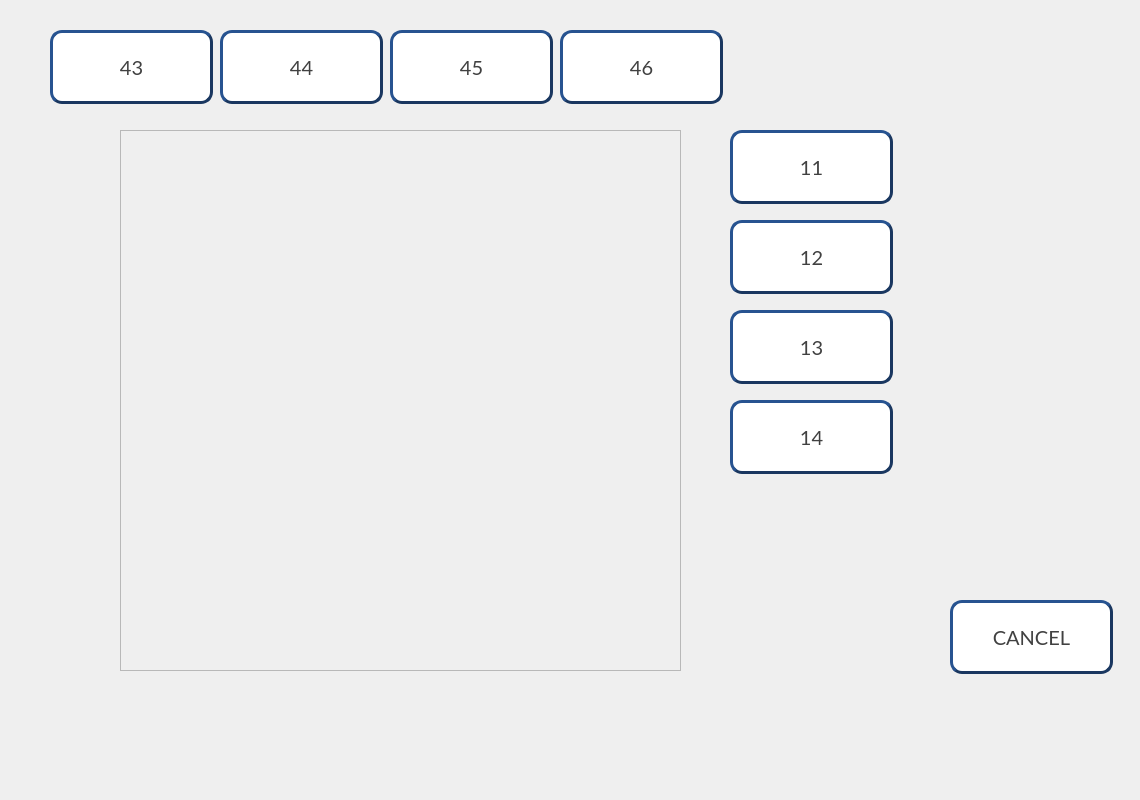
<?xml version="1.0" encoding="UTF-8"?>
<ui version="4.0">
 <class>HNS_Debug_GPIO_Screen</class>
 <widget class="QWidget" name="HNS_Debug_GPIO_Screen">
  <property name="geometry">
   <rect>
    <x>0</x>
    <y>0</y>
    <width>1140</width>
    <height>800</height>
   </rect>
  </property>
  <property name="windowTitle">
   <string>Form</string>
  </property>
  <widget class="QPushButton" name="PB_Debug_GPIO_45">
   <property name="geometry">
    <rect>
     <x>390</x>
     <y>30</y>
     <width>163</width>
     <height>74</height>
    </rect>
   </property>
   <property name="font">
    <font>
     <family>Lato</family>
     <pointsize>15</pointsize>
    </font>
   </property>
   <property name="styleSheet">
    <string notr="true">QPushButton{
	background-color:#FFFFFF;
	color:#414141;
	border-style:outset;
	border-width:3px;
	border-color:#1A3760;
	border-radius:12px
}

QPushButton:checked{
	background-color:#1A3760;
	color:#FFFFFF;
}</string>
   </property>
   <property name="text">
    <string>45</string>
   </property>
   <property name="checkable">
    <bool>true</bool>
   </property>
  </widget>
  <widget class="QPushButton" name="PB_Debug_GPIO_43">
   <property name="geometry">
    <rect>
     <x>50</x>
     <y>30</y>
     <width>163</width>
     <height>74</height>
    </rect>
   </property>
   <property name="font">
    <font>
     <family>Lato</family>
     <pointsize>15</pointsize>
    </font>
   </property>
   <property name="styleSheet">
    <string notr="true">QPushButton{
	background-color:#FFFFFF;
	color:#414141;
	border-style:outset;
	border-width:3px;
	border-color:#1A3760;
	border-radius:12px
}

QPushButton:checked{
	background-color:#1A3760;
	color:#FFFFFF;
}</string>
   </property>
   <property name="text">
    <string>43</string>
   </property>
   <property name="checkable">
    <bool>true</bool>
   </property>
  </widget>
  <widget class="QPlainTextEdit" name="PTE_DbGPIO">
   <property name="enabled">
    <bool>false</bool>
   </property>
   <property name="geometry">
    <rect>
     <x>120</x>
     <y>130</y>
     <width>561</width>
     <height>541</height>
    </rect>
   </property>
  </widget>
  <widget class="QPushButton" name="PB_Debug_GPIO_44">
   <property name="geometry">
    <rect>
     <x>220</x>
     <y>30</y>
     <width>163</width>
     <height>74</height>
    </rect>
   </property>
   <property name="font">
    <font>
     <family>Lato</family>
     <pointsize>15</pointsize>
    </font>
   </property>
   <property name="styleSheet">
    <string notr="true">QPushButton{
	background-color:#FFFFFF;
	color:#414141;
	border-style:outset;
	border-width:3px;
	border-color:#1A3760;
	border-radius:12px
}

QPushButton:checked{
	background-color:#1A3760;
	color:#FFFFFF;
}</string>
   </property>
   <property name="text">
    <string>44</string>
   </property>
   <property name="checkable">
    <bool>true</bool>
   </property>
  </widget>
  <widget class="QPushButton" name="PB_Debug_GPIO_46">
   <property name="geometry">
    <rect>
     <x>560</x>
     <y>30</y>
     <width>163</width>
     <height>74</height>
    </rect>
   </property>
   <property name="font">
    <font>
     <family>Lato</family>
     <pointsize>15</pointsize>
    </font>
   </property>
   <property name="styleSheet">
    <string notr="true">QPushButton{
	background-color:#FFFFFF;
	color:#414141;
	border-style:outset;
	border-width:3px;
	border-color:#1A3760;
	border-radius:12px
}

QPushButton:checked{
	background-color:#1A3760;
	color:#FFFFFF;
}</string>
   </property>
   <property name="text">
    <string>46</string>
   </property>
   <property name="checkable">
    <bool>true</bool>
   </property>
  </widget>
  <widget class="QPushButton" name="PB_Debug_GPIO_Cancel">
   <property name="geometry">
    <rect>
     <x>950</x>
     <y>600</y>
     <width>163</width>
     <height>74</height>
    </rect>
   </property>
   <property name="font">
    <font>
     <family>Lato</family>
     <pointsize>15</pointsize>
    </font>
   </property>
   <property name="styleSheet">
    <string notr="true">QPushButton{
	background-color:#FFFFFF;
	color:#414141;
	border-style:outset;
	border-width:3px;
	border-color:#1A3760;
	border-radius:12px;
}</string>
   </property>
   <property name="text">
    <string>CANCEL</string>
   </property>
  </widget>
  <widget class="QPushButton" name="PB_Debug_GPIO_11">
   <property name="enabled">
    <bool>false</bool>
   </property>
   <property name="geometry">
    <rect>
     <x>730</x>
     <y>130</y>
     <width>163</width>
     <height>74</height>
    </rect>
   </property>
   <property name="font">
    <font>
     <family>Lato</family>
     <pointsize>15</pointsize>
    </font>
   </property>
   <property name="styleSheet">
    <string notr="true">QPushButton{
	background-color:#FFFFFF;
	color:#414141;
	border-style:outset;
	border-width:3px;
	border-color:#1A3760;
	border-radius:12px
}

QPushButton:checked{
	background-color:#1A3760;
	color:#FFFFFF;
}</string>
   </property>
   <property name="text">
    <string>11</string>
   </property>
   <property name="checkable">
    <bool>true</bool>
   </property>
  </widget>
  <widget class="QPushButton" name="PB_Debug_GPIO_12">
   <property name="enabled">
    <bool>false</bool>
   </property>
   <property name="geometry">
    <rect>
     <x>730</x>
     <y>220</y>
     <width>163</width>
     <height>74</height>
    </rect>
   </property>
   <property name="font">
    <font>
     <family>Lato</family>
     <pointsize>15</pointsize>
    </font>
   </property>
   <property name="styleSheet">
    <string notr="true">QPushButton{
	background-color:#FFFFFF;
	color:#414141;
	border-style:outset;
	border-width:3px;
	border-color:#1A3760;
	border-radius:12px
}

QPushButton:checked{
	background-color:#1A3760;
	color:#FFFFFF;
}</string>
   </property>
   <property name="text">
    <string>12</string>
   </property>
   <property name="checkable">
    <bool>true</bool>
   </property>
  </widget>
  <widget class="QPushButton" name="PB_Debug_GPIO_13">
   <property name="enabled">
    <bool>false</bool>
   </property>
   <property name="geometry">
    <rect>
     <x>730</x>
     <y>310</y>
     <width>163</width>
     <height>74</height>
    </rect>
   </property>
   <property name="font">
    <font>
     <family>Lato</family>
     <pointsize>15</pointsize>
    </font>
   </property>
   <property name="styleSheet">
    <string notr="true">QPushButton{
	background-color:#FFFFFF;
	color:#414141;
	border-style:outset;
	border-width:3px;
	border-color:#1A3760;
	border-radius:12px
}

QPushButton:checked{
	background-color:#1A3760;
	color:#FFFFFF;
}</string>
   </property>
   <property name="text">
    <string>13</string>
   </property>
   <property name="checkable">
    <bool>true</bool>
   </property>
  </widget>
  <widget class="QPushButton" name="PB_Debug_GPIO_14">
   <property name="enabled">
    <bool>false</bool>
   </property>
   <property name="geometry">
    <rect>
     <x>730</x>
     <y>400</y>
     <width>163</width>
     <height>74</height>
    </rect>
   </property>
   <property name="font">
    <font>
     <family>Lato</family>
     <pointsize>15</pointsize>
    </font>
   </property>
   <property name="styleSheet">
    <string notr="true">QPushButton{
	background-color:#FFFFFF;
	color:#414141;
	border-style:outset;
	border-width:3px;
	border-color:#1A3760;
	border-radius:12px
}

QPushButton:checked{
	background-color:#1A3760;
	color:#FFFFFF;
}</string>
   </property>
   <property name="text">
    <string>14</string>
   </property>
   <property name="checkable">
    <bool>true</bool>
   </property>
  </widget>
 </widget>
 <resources/>
 <connections/>
</ui>
